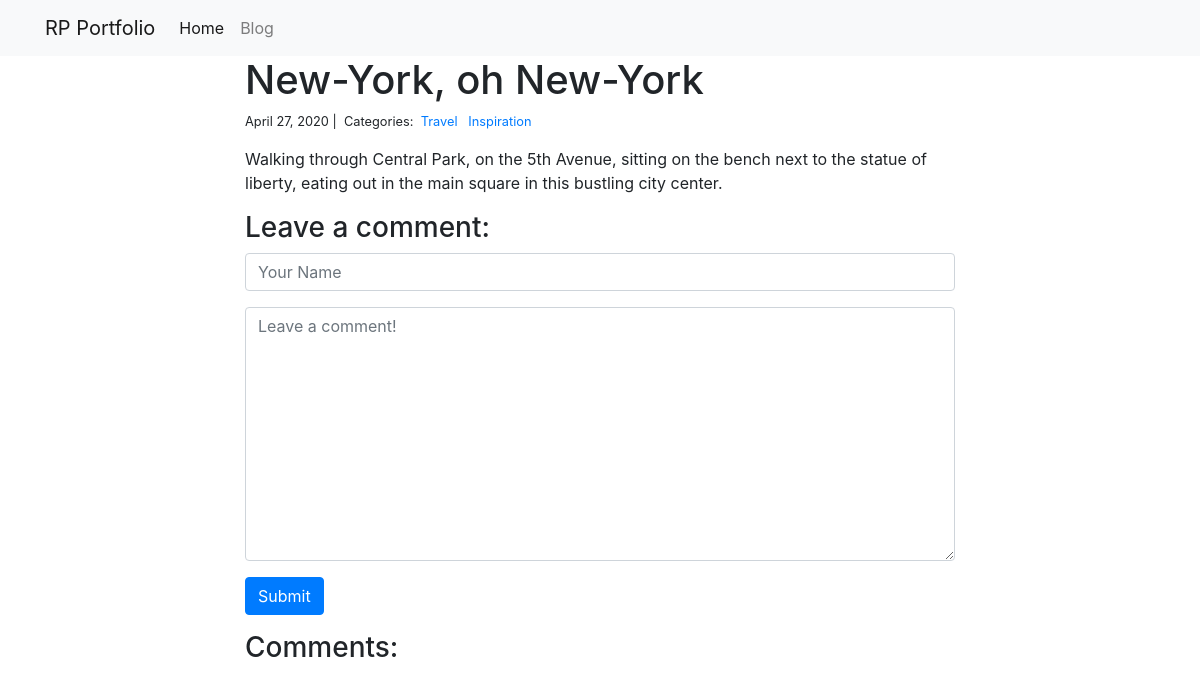
Page /blog/1/ on the committed database.
### blog/models.py (models this page shows)
class Post(models.Model):
    title = models.CharField(max_length=255)
    body = models.TextField()
    created_on = models.DateTimeField(auto_now_add=True)
    last_modified = models.DateTimeField(auto_now=True)
    categories = models.ManyToManyField('Category', related_name='posts')

class Category(models.Model):
    name = models.CharField(max_length=20)

### blog/views.py (the view, shortened to what this page needs)
# urls.py: path("<int:pk>/", views.blog_detail, name="blog_detail"),
def blog_detail(request, pk):
    post = Post.objects.get(pk=pk)
    form = CommentForm()
    comments = Comment.objects.filter(post=post)
    context = {
        "post": post,
        "comments": comments,
        "form": form,
    }
    return render(request, "post_detail.html", context)

### blog/forms.py
class CommentForm(forms.Form):
    author = forms.CharField(
        max_length=60,
        widget=forms.TextInput(attrs={
            "class": "form-control",
            "placeholder": "Your Name"
        })
    )
    body = forms.CharField(widget=forms.Textarea(
        attrs={
            "class": "form-control",
            "placeholder": "Leave a comment!"
        })
    )

### blog/templates/post_detail.html (shortened to what this page needs)
{% extends "base.html" %}
{% block page_content %}
<div class="col-md-8 offset-md-2">
    <h1>{{ post.title }}</h1>
    <small>
        {{ post.created_on.date }} |&nbsp;
        Categories:&nbsp;
        {% for category in post.categories.all %}
        <a href="{% url 'blog_category' category.name %}">
            {{ category.name }}
        </a>&nbsp;
        {% endfor %}
    </small>
    <p>{{ post.body | linebreaks }}</p>
    <h3>Leave a comment:</h3>
    <form action="/blog/{{ post.pk }}/" method="post">
        <div class="form-group">
            {{ form.author }}
        </div>
        <div class="form-group">
            {{ form.body }}
        </div>
        <button type="submit" class="btn btn-primary">Submit</button>
    </form>
    <h3>Comments:</h3>
</div>
{% endblock %}

### rows in the picture
Post: title "New-York, oh New-York", created_on "April 27, 2020", body "Walking through Central Park, on the 5th Avenue, sitting on the bench next to the statue of liberty, eating out in the main square in this bustling city center."
Category: name "Travel"
Category: name "Inspiration"
